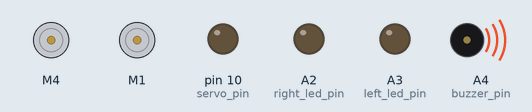
Simulated run of this sketch. Board: Arduino Mega 2560, built with avr-gcc and run on an emulated ATmega2560. Shown: 2 × DC motor (green arrow = forward, orange = backward, longer = faster), output pins drawn as LEDs (lit = HIGH), buzzer (waves = sounding).

Above: at 3.2 s.
At 3.62 s:
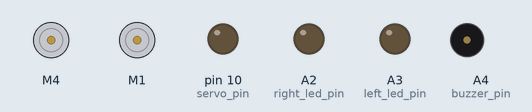
Timing chart, 0 to 4.2 s (numbered marks = the images above):
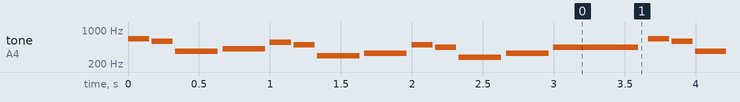

The sketch:

robot.ino
```cpp
#include "roti.hpp"
#include "servo.hpp"
#include "ping.hpp"
#include "infrared.hpp"
#include "music.hpp"

void setup()
{
  //roti
  right_wheel.setSpeed(200);
  left_wheel.setSpeed(200);
  pinMode(right_led_pin, OUTPUT);
  pinMode(left_led_pin, OUTPUT);
  pinMode(buzzer_pin, OUTPUT);
  //servo
  pinMode(servo_pin, OUTPUT);
  digitalWrite(servo_pin, LOW);
  //ping
  pinMode(trig_pin, OUTPUT);
  pinMode(echo_pin, INPUT);
  //infrared
  recep.enableIRIn();
  //music
  //little_star_start();
  //fur_elise_start();
  //play_song(little_star);
  //nokia_start();
}

void loop()
{
  nokia_start();
}
```

infrared.hpp
```cpp
#include <IRremote.h>
int ir_pin=A5;
IRrecv recep(ir_pin);

int code()
{
    if(recep.decode())
    {
        return recep.decodedIRData.command;
    }
    return 0;
}

#define b_0 0x16
#define b_1 0xC
#define b_2 0x18
#define b_3 0x5E
#define b_4 0x8
#define b_5 0x1C
#define b_6 0x5A
#define b_7 0x42
#define b_8 0x52
#define b_9 0x4A
#define b_front 0x40
#define b_back 0x19
#define b_left 0x7
#define b_right 0x9
#define b_play 0x15
#define b_undo 0x43
```

ping.hpp
```cpp
int echo_pin=A0, trig_pin=A1;
int max_dist=300;
int time_out=max_dist*60;
int v=340;

float distance()
{
    unsigned long ping;
    float dist;
    digitalWrite(trig_pin, HIGH);
    delayMicroseconds(10);
    digitalWrite(trig_pin, LOW);
    ping=pulseIn(echo_pin, HIGH, time_out);
    if (ping==0) return 350;
    dist=(float)ping*v/2/10000;
    return dist;
}
```

roti.hpp
```cpp
//functiile pentru controlul deplasarii, pentru roti
#include <AFMotor.h>
#define time 685
#define tone_back 1000
#define tone_rl 1500

AF_DCMotor right_wheel(4), left_wheel(1);

int right_led_pin=A2, left_led_pin=A3;
int buzzer_pin=A4;

void front()
{
  right_wheel.run(FORWARD);
  left_wheel.run(FORWARD);
}

void back()
{
  right_wheel.run(BACKWARD);
  left_wheel.run(BACKWARD);
  tone(buzzer_pin, tone_back);
}

void turn_left()
{
  left_wheel.run(RELEASE);
  right_wheel.run(FORWARD);
  digitalWrite(left_led_pin, HIGH);
  for (int i=0; i<time; i+=200)
  {
    delay(100);
    tone(buzzer_pin, tone_rl);
    delay(100);
    tone(buzzer_pin, 0);
  }
  digitalWrite(left_led_pin, LOW);
}

void turn_right()
{
  right_wheel.run(RELEASE);
  left_wheel.run(FORWARD);
  digitalWrite(right_led_pin, HIGH);
  for (int i=0; i<time; i+=200)
  {
    delay(100);
    tone(buzzer_pin, tone_rl);
    delay(100);
    tone(buzzer_pin, 0);
  }
}

void turn_left_back()
{
  right_wheel.run(RELEASE);
  left_wheel.run(BACKWARD);
  delay(time);
}

void turn_right_back()
{
  left_wheel.run(RELEASE);
  right_wheel.run(BACKWARD);
  delay(time);
}

void pause()
{
  right_wheel.run(RELEASE);
  left_wheel.run(RELEASE);
}
```

servo.hpp
```cpp
int servo_pin=10;

void look_left()
{
    digitalWrite(servo_pin, HIGH);
    delayMicroseconds(2500);
    digitalWrite(servo_pin, LOW);
    delayMicroseconds(17500);
}

void look_right()
{
    digitalWrite(servo_pin, HIGH);
    delayMicroseconds(500);
    digitalWrite(servo_pin, LOW);
    delayMicroseconds(19500);
}

void look_front()
{
    digitalWrite(servo_pin, HIGH);
    delayMicroseconds(1500);
    digitalWrite(servo_pin, LOW);
    delayMicroseconds(18500);
}
```

Source omitted: music.hpp (39325 bytes)

Measured:
- by itself, tone on A4 (buzzer_pin): plays 659 Hz for 0.15 s, 587 Hz for 0.15 s, 370 Hz for 0.30 s, 415 Hz for 0.30 s, 554 Hz for 0.15 s, 494 Hz for 0.15 s … (463 notes in this stretch)
